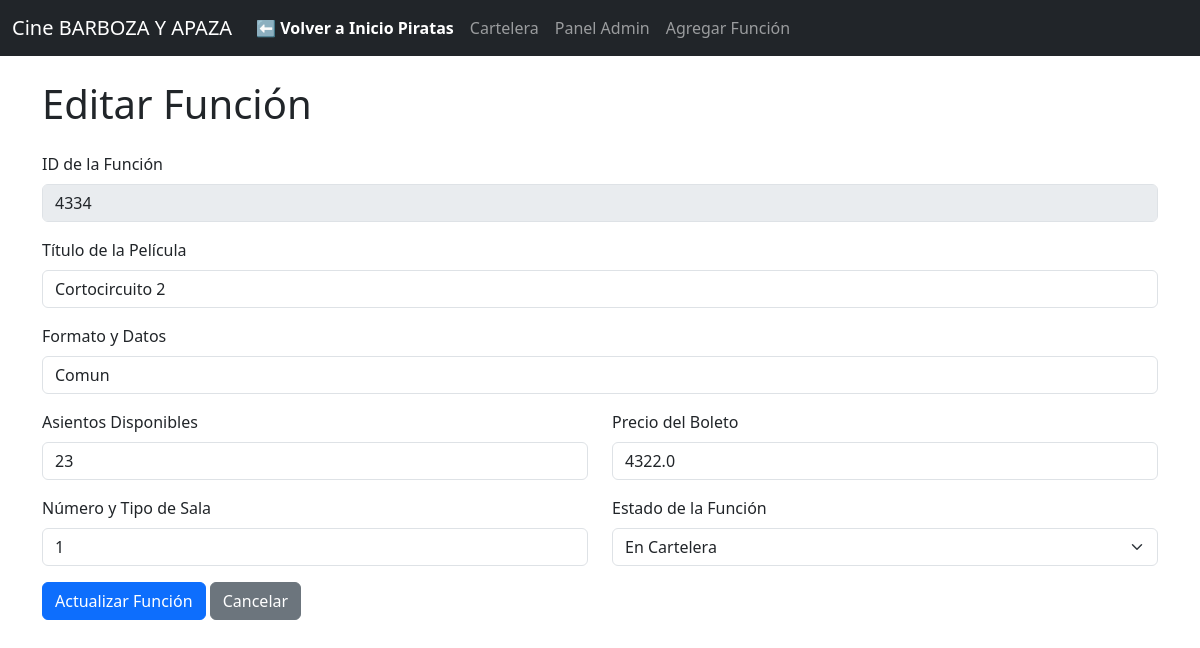
Screenshot of /cine/editar/4334 with the database file from the repository.
### tables this page shows
CREATE TABLE funciones (
            id_funcion TEXT PRIMARY KEY,
            titulo_pelicula TEXT NOT NULL,
            formato_datos TEXT,
            asientos_disponibles INTEGER NOT NULL,
            precio_boleto REAL NOT NULL,
            sala TEXT,
            estado_funcion TEXT NOT NULL DEFAULT 'Próximamente'
        );

### app .py (the view, shortened to what this page needs)
@app.route('/cine/editar/<id_funcion>', methods=['GET', 'POST'])
def editar(id_funcion):
    conn = get_db_connection()
    funcion = conn.execute('SELECT * FROM funciones WHERE id_funcion = ?', (id_funcion,)).fetchone()
    conn.close()
    return render_template('editar.html', funcion=funcion)

### app .py (called while the page is built)
def get_db_connection():
    conn = sqlite3.connect('cine.db')
    conn.row_factory = sqlite3.Row
    return conn

### templates/editar.html (shortened to what this page needs)
{% extends 'layout.html' %}
{% block content %}
    <h1 class="mb-4">Editar Función</h1>
    <form action="{{ url_for('editar', id_funcion=funcion.id_funcion) }}" method="post">
        <div class="mb-3">
            <label for="id_funcion" class="form-label">ID de la Función</label>
            <input type="text" class="form-control" id="id_funcion" name="id_funcion" value="{{ funcion.id_funcion }}" readonly disabled>
        </div>
        <div class="mb-3">
            <label for="titulo_pelicula" class="form-label">Título de la Película</label>
            <input type="text" class="form-control" id="titulo_pelicula" name="titulo_pelicula" value="{{ funcion.titulo_pelicula }}" required>
        </div>
        <div class="mb-3">
            <label for="formato_datos" class="form-label">Formato y Datos</label>
            <input type="text" class="form-control" id="formato_datos" name="formato_datos" value="{{ funcion.formato_datos }}">
        </div>
        <div class="row">
            <div class="col-md-6 mb-3">
                <label for="asientos_disponibles" class="form-label">Asientos Disponibles</label>
                <input type="number" class="form-control" id="asientos_disponibles" name="asientos_disponibles" value="{{ funcion.asientos_disponibles }}" required>
            </div>
            <div class="col-md-6 mb-3">
                <label for="precio_boleto" class="form-label">Precio del Boleto</label>
                <input type="number" step="0.01" class="form-control" id="precio_boleto" name="precio_boleto" value="{{ funcion.precio_boleto }}" required>
            </div>
        </div>
        <div class="row">
            <div class="col-md-6 mb-3">
                <label for="sala" class="form-label">Número y Tipo de Sala</label>
                <input type="text" class="form-control" id="sala" name="sala" value="{{ funcion.sala }}" required>
            </div>
            <div class="col-md-6 mb-3">
                <label for="estado_funcion" class="form-label">Estado de la Función</label>
                <select class="form-select" id="estado_funcion" name="estado_funcion" required>
                    <option value="En Cartelera" {% if funcion.estado_funcion == 'En Cartelera' %}selected{% endif %}>En Cartelera</option>
                </select>
            </div>
        </div>
        <button type="submit" class="btn btn-primary">Actualizar Función</button>
       <a href="{{ url_for('gestion_cine') }}" class="btn btn-secondary">Cancelar</a>
    </form>
{% endblock %}

### rows the page displays
funciones: id_funcion "4334", titulo_pelicula "Cortocircuito 2", formato_datos "Comun", asientos_disponibles "23", precio_boleto "4322.0", sala "1", estado_funcion "En Cartelera"
